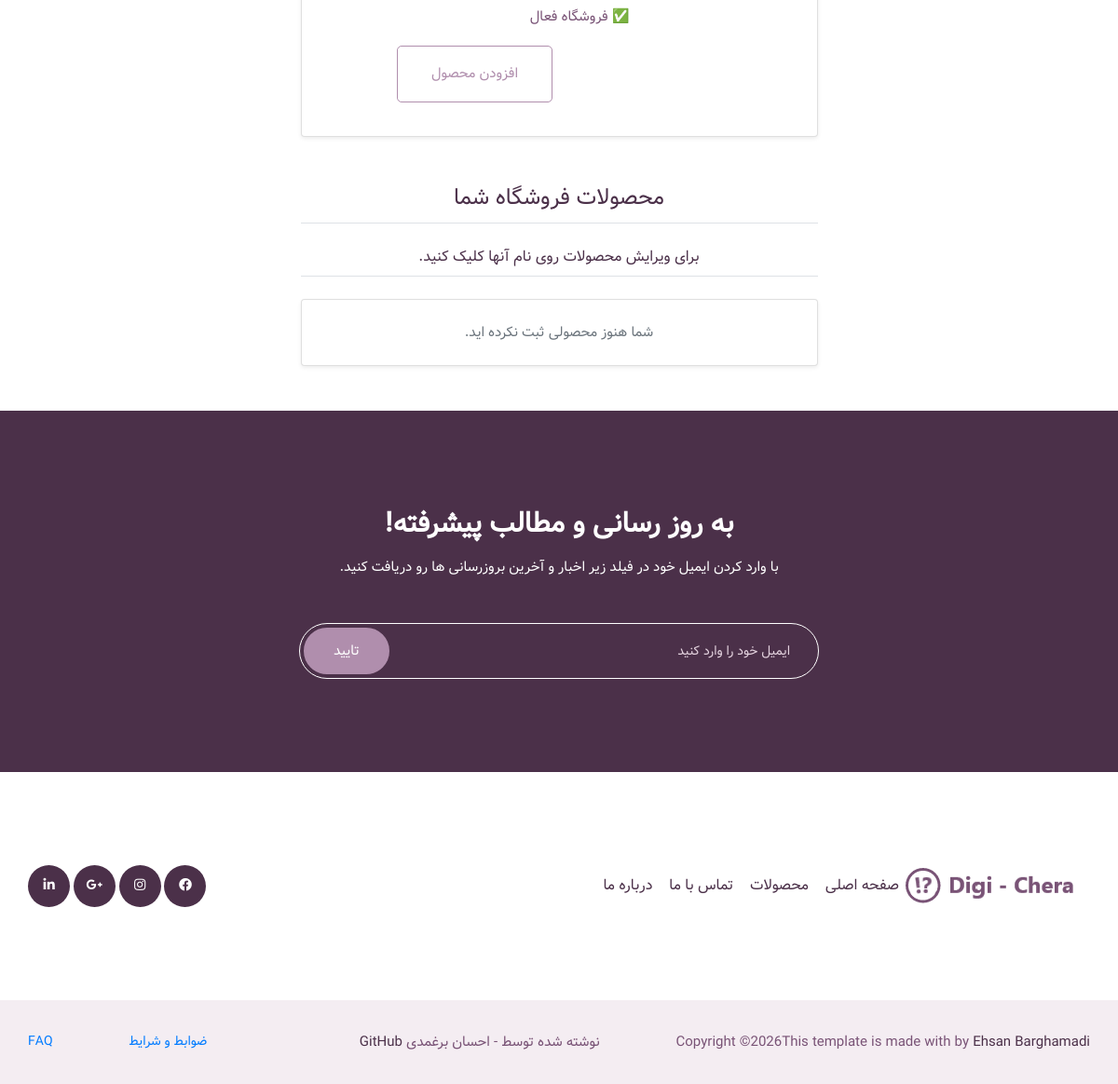
The page /account/profile/ (signed in, lower part) on the database as committed earlier.
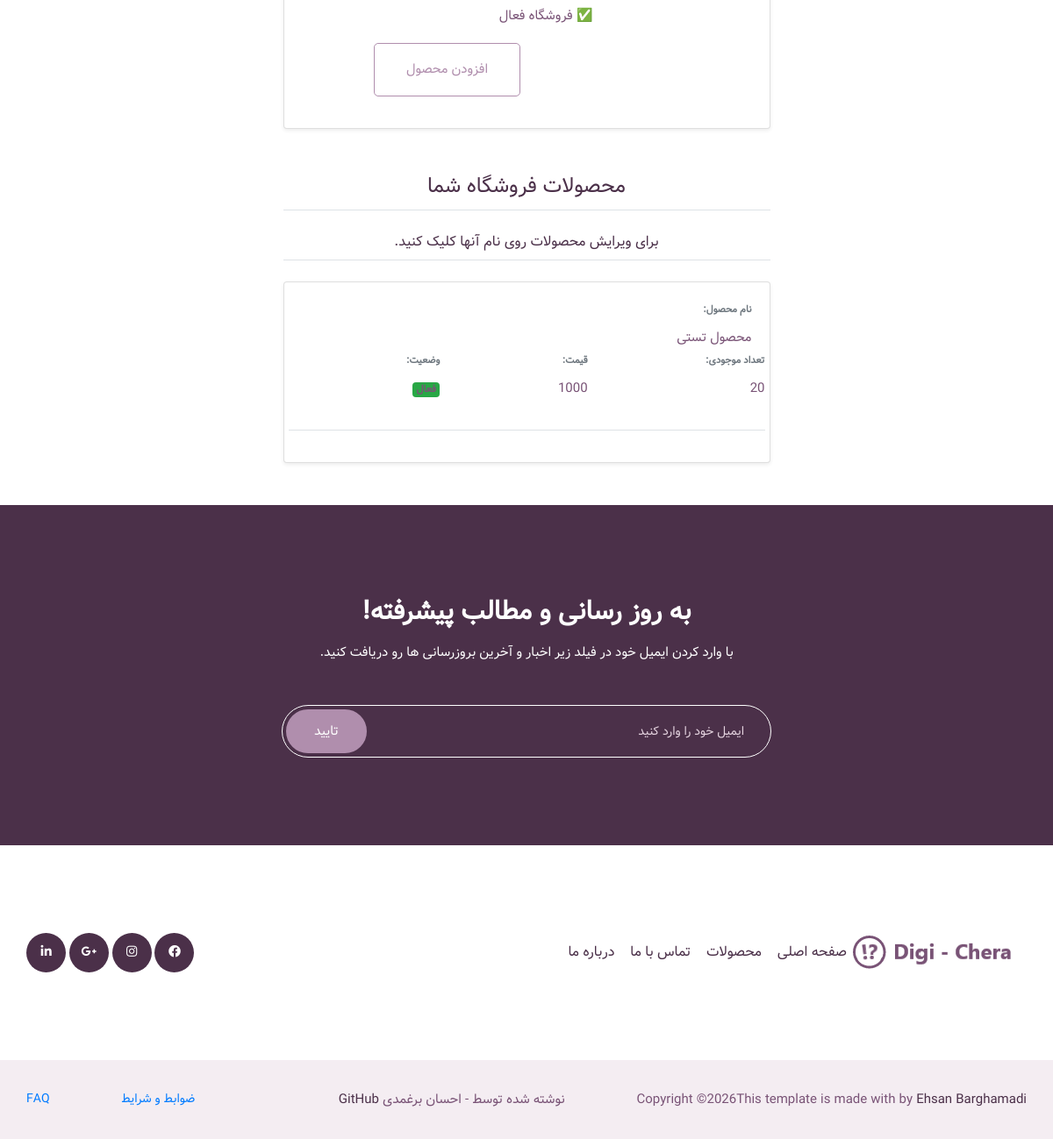
The same page on the database as committed later.
### product/models.py (models this page shows, shortened)
class Product(SluggedModel):
    store = models.ForeignKey(
        "store.Store",
        on_delete=models.CASCADE,
        related_name='products',
        verbose_name='فروشگاه'
    )
    category = models.ForeignKey(
        "Category",
        related_name='products',
        on_delete=models.PROTECT
    )
    name = models.CharField(
        verbose_name='نام محصول',
        max_length=255
    )
    description = models.TextField(
        verbose_name='توضیحات'
    )
    price = models.PositiveIntegerField(
        verbose_name='قیمت'
    )
    stock = models.PositiveIntegerField(
        verbose_name='موجودی انبار'
    )
    is_active = models.BooleanField(
        verbose_name='وضعیت',
        default=True
    )
    class Meta:
        verbose_name = 'محصول'
        verbose_name_plural = 'محصولات'
        ordering = ['store']

### account/views.py (the view)
# urls.py: path('profile/', profile_view, name='profile'),
@login_required
def profile_view(request):
    user = request.user
    if user.role == CustomUser.Roles.CUSTOMER:
        return render(request, 'profile_customer.html')
    if user.role == CustomUser.Roles.SELLER:
        return render(request, 'profile_seller.html')
    if user.role == CustomUser.Roles.STAFF:
        return redirect(reverse('admin:index'))

### account/templates/profile_seller.html (shortened to what this page needs)
{% extends 'base.html' %}
{% load static %}
{% block content %}
{% if user.store %}
<div class="container my-5">
    <div class="row justify-content-center">
        <div class="col-12 col-md-8 col-lg-6">
            <div class="card shadow-sm">
                <div class="card-body">
                    <div class="row align-items-center">
                        <div class="col-12 col-md-8">
                            <div class="row mb-3">
                                <div class="col-12">
                                    {% if user.store.is_active == True %}
                                        <p class="mb-0"> ✅ فروشگاه فعال</p>
                                    {% else %}
                                        <p class="mb-0">⛔ فروشگاه غیر فعال</p>
                                    {% endif %}
                                </div>
                            </div>
                            <div class="col-md-12 form-group text-center">
                                <a href="{% url 'product:product_create' %}" class="btn_3">
                                    افزودن محصول
                                </a>
                            </div>
                        </div>
                    </div>
                </div>
            </div>
        </div>
    </div>
</div>
{% endif %}
{% if user.is_authenticated %}
<div class="container my-5">
    <div class="row justify-content-center">
        <div class="col-12 col-md-8 col-lg-6">
            <h3 class="mb-4 text-center border-bottom pb-2">محصولات فروشگاه شما</h3>
            <h5 class="mb-4 text-center border-bottom pb-2">برای ویرایش محصولات روی نام آنها کلیک کنید.</h5>
            <div class="card shadow-sm">
                <div class="card-body">
                    {% if user.store.products.exists %}
                        {% for product in user.store.products.all %}
                        <div class="row mb-3 border-bottom pb-3">
                            <div class="col-12">
                                <label class="font-weight-bold text-muted small">نام محصول:</label>
                                <a href="{% url 'product:product_update' pk=product.id %}"><p class="mb-0">{{ product.name }}</p></a>
                            </div>
                            <div class="row mb-3">
                                <div class="col-12">
                                    <label class="font-weight-bold text-muted small">تعداد موجودی:</label>
                                    <p class="mb-0">{{ product.stock }} </p>
                                </div>
                            </div>
                            <div class="row mb-3">
                                <div class="col-12">
                                    <label class="font-weight-bold text-muted small">قیمت:</label>
                                    <p class="mb-0">{{ product.price }}</p>
                                </div>
                            </div>
                            <div class="row mb-3">
                                <div class="col-12">
                                    <label class="font-weight-bold text-muted small">وضعیت:</label>
                                    <p class="mb-0">
                                        {% if product.is_active %}
                                            <span class="badge bg-success">فعال</span>
                                        {% else %}
                                            <span class="badge bg-warning text-dark">غیر فعال</span>
                                        {% endif %}
                                    </p>
                                </div>
                            </div>
                        </div>
                        {% empty %}
                        <p class="text-center text-muted">شما هنوز محصولی ثبت نکرده اید.</p>
                        {% endfor %}
                    {% else %}
                         <p class="text-center text-muted">شما هنوز محصولی ثبت نکرده اید.</p>
                    {% endif %}
                </div>
            </div>
        </div>
    </div>
</div>
{% endif %}
{% endblock content %}

### templates/base.html (shortened to what this page needs)
{% load static %}
<!DOCTYPE html>
<html lang="fa" dir="rtl">
<head>
    <link rel="stylesheet" href="{% static 'css/bootstrap4-rtl.min.css' %}">
    <link rel="stylesheet" href="{% static 'css/animate.css' %}">
    <link rel="stylesheet" href="{% static 'css/owl.carousel.min.css' %}">
    <link rel="stylesheet" href="{% static 'css/all.css' %}">
    <link rel="stylesheet" href="{% static 'css/flaticon.css' %}">
    <link rel="stylesheet" href="{% static 'css/themify-icons.css' %}">
    <link rel="stylesheet" href="{% static 'css/magnific-popup.css' %}">
    <link rel="stylesheet" href="{% static 'css/slick.css' %}">
    <link rel="stylesheet" href="{% static 'css/style.css' %}">
    <link rel="stylesheet" href="{% static 'css/bootstrap.min.css' %}">
    <link rel="stylesheet" href="{% static 'css/font-awesome.min.css' %}">
    <link rel="stylesheet" href="{% static 'css/aos.css' %}">
    <link rel="stylesheet" href="{% static 'css/swiper.min.css' %}">
    <link rel="stylesheet" href="{% static 'css/slick.min.css' %}">
    <link rel="stylesheet" href="{% static 'css/lightslider.min.css' %}">
    <link rel="stylesheet" href="{% static 'css/nice-select.css' %}">
    <link rel="stylesheet" href="{% static 'css/price_rangs.css' %}">
    <link rel="stylesheet" href="{% static 'css/style.css' %}">
</head>
<body class="rtl">
    {% block content %}{% endblock %}
        <section class="subscribe_part section_padding">
        <div class="container">
            <div class="row justify-content-center">
                <div class="col-lg-8">
                    <div class="subscribe_part_content" style="direction: rtl">
                        <h2>به روز رسانی و مطالب پیشرفته!</h2>
                        <p>با وارد کردن ایمیل خود در فیلد زیر اخبار و آخرین بروزرسانی ها رو دریافت کنید.</p>
                        <div class="subscribe_form">
                            <input type="email" placeholder="ایمیل خود را وارد کنید">
                            <a href="#" class="btn_1">تایید</a>
                        </div>
                    </div>
                </div>
            </div>
        </div>
    </section>
    {% include 'footer.html' %}
</body>
</html>

### templates/navbar.html (shortened to what this page needs)
{%load static %}

### account/templates/profile_info.html (shortened to what this page needs)
{% load static %}

### templates/footer.html (shortened to what this page needs)
{% load static %}
<footer class="footer_part">
    <div class="footer_iner">
        <div class="container">
            <div class="row justify-content-between align-items-center">
                <div class="col-lg-8">
                    <div class="footer_menu">
                        <div class="footer_logo">
                            <a href="{% url 'page:home' %}"><img src="{% static 'img/logo.png' %}" alt="#"></a>
                        </div>
                        <div class="footer_menu_item">
                            <a href="{% url 'page:home' %}">صفحه اصلی</a>
                            <a href="">محصولات</a>
                            <a href="{% url 'page:contact' %}">تماس با ما</a>
                            <a href="{% url 'page:about' %}">درباره ما</a>
                        </div>
                    </div>
                </div>
                <div class="col-lg-4">
                    <div class="social_icon">
                        <a href="#"><i class="fab fa-facebook-f"></i></a>
                        <a href="#"><i class="fab fa-instagram"></i></a>
                        <a href="#"><i class="fab fa-google-plus-g"></i></a>
                        <a href="#"><i class="fab fa-linkedin-in"></i></a>
                    </div>
                </div>
            </div>
        </div>
    </div>
    <div class="copyright_part">
        <div class="container">
            <div class="row ">
                <div class="col-lg-12">
                    <div class="copyright_text">
                        <p>
                            Copyright &copy;<script>document.write(new Date().getFullYear());</script>This template is made with by <a href="https://github.com/EhsanBarghamadi" target="_blank">Ehsan Barghamadi</a>
                        </p>
                        <p>نوشته شده توسط - احسان برغمدی <a href="https://github.com/EhsanBarghamadi" target="-blank">GitHub </a></p>
                            <a href="#">ضوابط و شرایط</a>
                            <a href="#">FAQ</a>
                        </div>
                    </div>
                </div>
            </div>
        </div>
</footer>

### static/css/all.css (style rules this page uses)
.fa, .fas, .far, .fal, .fab { -moz-osx-font-smoothing: grayscale; -webkit-font-smoothing: antialiased; display: inline-block; font-style: normal; font-variant: normal; text-rendering: auto; line-height: 1; }
.fa-facebook-f:before { content: "\f39e"; }
.fa-google-plus-g:before { content: "\f0d5"; }
.fa-instagram:before { content: "\f16d"; }
.fa-linkedin-in:before { content: "\f0e1"; }
.fab { font-family: 'Font Awesome 5 Brands'; }

Rows that differ between the two databases and show on the page:
added Product: name "محصول تستی", stock "20", price "1000", is_active "فعال"
Other text that changed with them:
text no longer shown: "شما هنوز محصولی ثبت نکرده اید."
